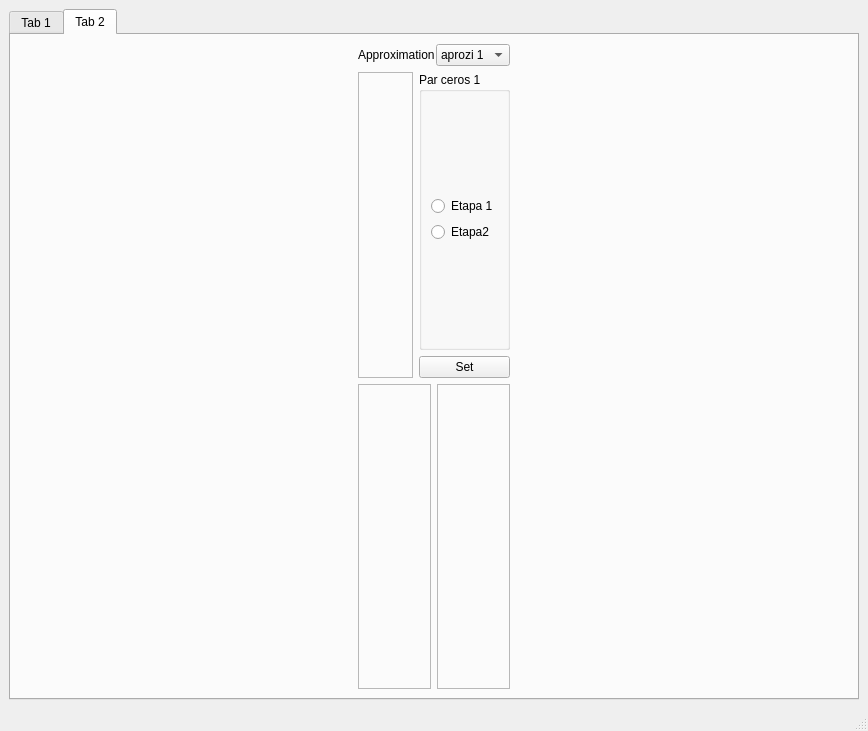
<?xml version="1.0" encoding="UTF-8"?>
<ui version="4.0">
 <class>MainWindow</class>
 <widget class="QMainWindow" name="MainWindow">
  <property name="windowModality">
   <enum>Qt::NonModal</enum>
  </property>
  <property name="geometry">
   <rect>
    <x>0</x>
    <y>0</y>
    <width>868</width>
    <height>723</height>
   </rect>
  </property>
  <property name="sizePolicy">
   <sizepolicy hsizetype="Preferred" vsizetype="Preferred">
    <horstretch>0</horstretch>
    <verstretch>0</verstretch>
   </sizepolicy>
  </property>
  <property name="windowTitle">
   <string>Filter Tool</string>
  </property>
  <widget class="QWidget" name="centralwidget">
   <layout class="QGridLayout" name="gridLayout_3">
    <item row="0" column="0">
     <widget class="QTabWidget" name="tabWidget">
      <property name="currentIndex">
       <number>1</number>
      </property>
      <widget class="QWidget" name="tab">
       <attribute name="title">
        <string>Tab 1</string>
       </attribute>
       <layout class="QGridLayout" name="gridLayout_2">
        <item row="0" column="0">
         <widget class="QDockWidget" name="dockWidget">
          <property name="maximumSize">
           <size>
            <width>300</width>
            <height>524287</height>
           </size>
          </property>
          <property name="features">
           <set>QDockWidget::DockWidgetFloatable|QDockWidget::DockWidgetMovable</set>
          </property>
          <property name="windowTitle">
           <string>Filter Parameters</string>
          </property>
          <widget class="QWidget" name="dockWidgetContents">
           <layout class="QGridLayout" name="gridLayout_5">
            <item row="0" column="0">
             <layout class="QVBoxLayout" name="verticalLayout">
              <item>
               <widget class="QGroupBox" name="groupBox">
                <property name="title">
                 <string>Template</string>
                </property>
                <layout class="QGridLayout" name="gridLayout_7">
                 <item row="1" column="1">
                  <layout class="QGridLayout" name="gridLayout_11">
                   <item row="0" column="0">
                    <layout class="QHBoxLayout" name="horizontalLayout_6">
                     <item>
                      <widget class="QLabel" name="label_5">
                       <property name="text">
                        <string>Stop Band 1</string>
                       </property>
                      </widget>
                     </item>
                     <item>
                      <widget class="QDoubleSpinBox" name="stopBand1DoubleSpinBox">
                       <property name="maximum">
                        <double>99999999999.000000000000000</double>
                       </property>
                       <property name="singleStep">
                        <double>0.010000000000000</double>
                       </property>
                      </widget>
                     </item>
                    </layout>
                   </item>
                   <item row="0" column="1">
                    <layout class="QHBoxLayout" name="stopBand2_horizontalLayout">
                     <item>
                      <widget class="QLabel" name="stopBand2_label">
                       <property name="text">
                        <string>Stop Band 2</string>
                       </property>
                      </widget>
                     </item>
                     <item>
                      <widget class="QDoubleSpinBox" name="stopBand2DoubleSpinBox">
                       <property name="maximum">
                        <double>99999999999.000000000000000</double>
                       </property>
                       <property name="singleStep">
                        <double>0.010000000000000</double>
                       </property>
                      </widget>
                     </item>
                    </layout>
                   </item>
                   <item row="1" column="0">
                    <layout class="QHBoxLayout" name="horizontalLayout_3">
                     <item>
                      <widget class="QLabel" name="label_2">
                       <property name="text">
                        <string>Pass Band 1</string>
                       </property>
                      </widget>
                     </item>
                     <item>
                      <widget class="QDoubleSpinBox" name="passBand1DoubleSpinBox">
                       <property name="maximum">
                        <double>99999999999.000000000000000</double>
                       </property>
                       <property name="singleStep">
                        <double>0.010000000000000</double>
                       </property>
                      </widget>
                     </item>
                    </layout>
                   </item>
                   <item row="1" column="1">
                    <layout class="QHBoxLayout" name="passBand2_horizontalLayout">
                     <item>
                      <widget class="QLabel" name="passBand2_label">
                       <property name="text">
                        <string>Pass Band 2</string>
                       </property>
                      </widget>
                     </item>
                     <item>
                      <widget class="QDoubleSpinBox" name="passBand2DoubleSpinBox">
                       <property name="maximum">
                        <double>99999999999.000000000000000</double>
                       </property>
                       <property name="singleStep">
                        <double>0.010000000000000</double>
                       </property>
                      </widget>
                     </item>
                    </layout>
                   </item>
                   <item row="2" column="0">
                    <layout class="QHBoxLayout" name="horizontalLayout_2">
                     <item>
                      <widget class="QLabel" name="label">
                       <property name="text">
                        <string>Min Attenuated</string>
                       </property>
                      </widget>
                     </item>
                     <item>
                      <widget class="QDoubleSpinBox" name="minAttnDoubleSpinBox"/>
                     </item>
                    </layout>
                   </item>
                   <item row="2" column="1">
                    <layout class="QHBoxLayout" name="horizontalLayout_4">
                     <item>
                      <widget class="QLabel" name="label_3">
                       <property name="text">
                        <string>Max Attenuated</string>
                       </property>
                      </widget>
                     </item>
                     <item>
                      <widget class="QDoubleSpinBox" name="maxAttnDoubleSpinBox"/>
                     </item>
                    </layout>
                   </item>
                  </layout>
                 </item>
                 <item row="2" column="1">
                  <widget class="QPushButton" name="setTemplateButton">
                   <property name="text">
                    <string>Set Template</string>
                   </property>
                  </widget>
                 </item>
                 <item row="0" column="1">
                  <layout class="QHBoxLayout" name="horizontalLayout_14">
                   <item>
                    <widget class="QLabel" name="label_13">
                     <property name="text">
                      <string>Type</string>
                     </property>
                    </widget>
                   </item>
                   <item>
                    <widget class="QComboBox" name="filterTypeComboBox">
                     <item>
                      <property name="text">
                       <string>Low-pass</string>
                      </property>
                     </item>
                     <item>
                      <property name="text">
                       <string>High-pass</string>
                      </property>
                     </item>
                     <item>
                      <property name="text">
                       <string>Band-pass</string>
                      </property>
                     </item>
                     <item>
                      <property name="text">
                       <string>Band-reject</string>
                      </property>
                     </item>
                     <item>
                      <property name="text">
                       <string>All-pass</string>
                      </property>
                     </item>
                    </widget>
                   </item>
                  </layout>
                 </item>
                </layout>
               </widget>
              </item>
              <item>
               <widget class="QGroupBox" name="groupBox_2">
                <property name="title">
                 <string>Approximation Settings</string>
                </property>
                <layout class="QGridLayout" name="gridLayout">
                 <item row="2" column="0">
                  <widget class="QGroupBox" name="groupBox_3">
                   <property name="title">
                    <string>Parameters</string>
                   </property>
                   <layout class="QGridLayout" name="gridLayout_8">
                    <item row="1" column="0">
                     <layout class="QHBoxLayout" name="horizontalLayout_15">
                      <item>
                       <widget class="QRadioButton" name="maxQRadioButton">
                        <property name="text">
                         <string>Max Q Allowed</string>
                        </property>
                       </widget>
                      </item>
                      <item>
                       <widget class="QDoubleSpinBox" name="maxQdoubleSpinBox"/>
                      </item>
                     </layout>
                    </item>
                    <item row="0" column="0">
                     <layout class="QHBoxLayout" name="horizontalLayout_17">
                      <item>
                       <widget class="QRadioButton" name="minMaxRadioButton">
                        <property name="text">
                         <string>Min Order</string>
                        </property>
                       </widget>
                      </item>
                      <item>
                       <widget class="QSpinBox" name="minOrderSpinBox"/>
                      </item>
                      <item>
                       <widget class="QLabel" name="label_14">
                        <property name="text">
                         <string>Max Order</string>
                        </property>
                       </widget>
                      </item>
                      <item>
                       <widget class="QSpinBox" name="maxOrderSpinBox"/>
                      </item>
                     </layout>
                    </item>
                    <item row="2" column="0">
                     <layout class="QHBoxLayout" name="horizontalLayout_18">
                      <item>
                       <widget class="QRadioButton" name="customOrderRadioButton">
                        <property name="text">
                         <string>Custom Order</string>
                        </property>
                       </widget>
                      </item>
                      <item>
                       <widget class="QSpinBox" name="customOrderSpinBox"/>
                      </item>
                     </layout>
                    </item>
                    <item row="3" column="0">
                     <widget class="QPushButton" name="previewApproxButton">
                      <property name="text">
                       <string>Preview Aproximation</string>
                      </property>
                     </widget>
                    </item>
                    <item row="4" column="0">
                     <widget class="QPushButton" name="clearApproxButton">
                      <property name="text">
                       <string>Clear Approximations</string>
                      </property>
                     </widget>
                    </item>
                   </layout>
                  </widget>
                 </item>
                 <item row="1" column="0">
                  <layout class="QHBoxLayout" name="horizontalLayout_16">
                   <item>
                    <widget class="QLabel" name="label_15">
                     <property name="text">
                      <string>Approximation</string>
                     </property>
                    </widget>
                   </item>
                   <item>
                    <widget class="QComboBox" name="approximationComboBox">
                     <item>
                      <property name="text">
                       <string>Butterworth</string>
                      </property>
                     </item>
                     <item>
                      <property name="text">
                       <string>Bessel</string>
                      </property>
                     </item>
                     <item>
                      <property name="text">
                       <string>Chebyshev Type I</string>
                      </property>
                     </item>
                     <item>
                      <property name="text">
                       <string>Chebyshev Type II</string>
                      </property>
                     </item>
                     <item>
                      <property name="text">
                       <string>Legendre</string>
                      </property>
                     </item>
                     <item>
                      <property name="text">
                       <string>Gauss</string>
                      </property>
                     </item>
                     <item>
                      <property name="text">
                       <string>Cauer elliptic</string>
                      </property>
                     </item>
                    </widget>
                   </item>
                  </layout>
                 </item>
                </layout>
               </widget>
              </item>
              <item>
               <widget class="QGroupBox" name="groupBox_4">
                <property name="title">
                 <string>Plots</string>
                </property>
                <layout class="QGridLayout" name="gridLayout_10">
                 <item row="2" column="0">
                  <widget class="QPushButton" name="saveResultsPushButton">
                   <property name="toolTip">
                    <string>Save results to .PDF report</string>
                   </property>
                   <property name="text">
                    <string>Save Results</string>
                   </property>
                  </widget>
                 </item>
                 <item row="0" column="0">
                  <layout class="QGridLayout" name="gridLayout_9">
                   <item row="0" column="0">
                    <widget class="QCheckBox" name="attenuationCurvesCheckBox">
                     <property name="text">
                      <string>Attenuation Curves</string>
                     </property>
                    </widget>
                   </item>
                   <item row="0" column="1">
                    <widget class="QCheckBox" name="stepResponseCheckBox">
                     <property name="text">
                      <string>Step Response</string>
                     </property>
                    </widget>
                   </item>
                   <item row="1" column="0">
                    <widget class="QCheckBox" name="phaseCheckBox">
                     <property name="text">
                      <string>Phase</string>
                     </property>
                    </widget>
                   </item>
                   <item row="1" column="1">
                    <widget class="QCheckBox" name="sPlaneCheckBox">
                     <property name="text">
                      <string>S Plane Diagram</string>
                     </property>
                    </widget>
                   </item>
                   <item row="2" column="0">
                    <widget class="QCheckBox" name="groupDelayCheckBox">
                     <property name="text">
                      <string>Group Delay</string>
                     </property>
                    </widget>
                   </item>
                   <item row="2" column="1">
                    <widget class="QCheckBox" name="freqResponseCheckBox">
                     <property name="text">
                      <string>Frequency Response</string>
                     </property>
                    </widget>
                   </item>
                  </layout>
                 </item>
                 <item row="1" column="0">
                  <widget class="QPushButton" name="computePushButton">
                   <property name="toolTip">
                    <string>Compute approximation</string>
                   </property>
                   <property name="text">
                    <string>Compute</string>
                   </property>
                  </widget>
                 </item>
                </layout>
               </widget>
              </item>
             </layout>
            </item>
           </layout>
          </widget>
         </widget>
        </item>
        <item row="0" column="1">
         <layout class="QVBoxLayout" name="plotsLayout"/>
        </item>
       </layout>
      </widget>
      <widget class="QWidget" name="tab_2">
       <attribute name="title">
        <string>Tab 2</string>
       </attribute>
       <layout class="QGridLayout" name="gridLayout_4">
        <item row="1" column="0">
         <layout class="QVBoxLayout" name="verticalLayout_5">
          <item>
           <layout class="QHBoxLayout" name="horizontalLayout_30">
            <item>
             <widget class="QFrame" name="frameTotal">
              <property name="frameShape">
               <enum>QFrame::StyledPanel</enum>
              </property>
              <property name="frameShadow">
               <enum>QFrame::Raised</enum>
              </property>
             </widget>
            </item>
            <item>
             <layout class="QVBoxLayout" name="paresGroupBoxLayout">
              <item>
               <widget class="QGroupBox" name="GroupBoxPar1">
                <property name="title">
                 <string>Par ceros 1</string>
                </property>
                <layout class="QGridLayout" name="gridLayout_25">
                 <item row="0" column="0">
                  <layout class="QVBoxLayout" name="radioButtonLayoutPar1">
                   <item>
                    <widget class="QRadioButton" name="radioButtonEtapa1">
                     <property name="text">
                      <string>Etapa 1</string>
                     </property>
                    </widget>
                   </item>
                   <item>
                    <widget class="QRadioButton" name="radioButtonEtapa2">
                     <property name="text">
                      <string>Etapa2</string>
                     </property>
                    </widget>
                   </item>
                  </layout>
                 </item>
                </layout>
               </widget>
              </item>
              <item>
               <widget class="QPushButton" name="setStagesPushButton">
                <property name="text">
                 <string>Set</string>
                </property>
               </widget>
              </item>
             </layout>
            </item>
           </layout>
          </item>
          <item>
           <layout class="QHBoxLayout" name="horizontalLayout_29">
            <item>
             <widget class="QFrame" name="frameEtapa1">
              <property name="frameShape">
               <enum>QFrame::StyledPanel</enum>
              </property>
              <property name="frameShadow">
               <enum>QFrame::Raised</enum>
              </property>
             </widget>
            </item>
            <item>
             <widget class="QFrame" name="frameEtapa2">
              <property name="frameShape">
               <enum>QFrame::StyledPanel</enum>
              </property>
              <property name="frameShadow">
               <enum>QFrame::Raised</enum>
              </property>
             </widget>
            </item>
           </layout>
          </item>
         </layout>
        </item>
        <item row="0" column="0">
         <layout class="QHBoxLayout" name="horizontalLayout">
          <property name="spacing">
           <number>1</number>
          </property>
          <property name="sizeConstraint">
           <enum>QLayout::SetDefaultConstraint</enum>
          </property>
          <item>
           <widget class="QLabel" name="label_4">
            <property name="sizePolicy">
             <sizepolicy hsizetype="Maximum" vsizetype="Maximum">
              <horstretch>0</horstretch>
              <verstretch>0</verstretch>
             </sizepolicy>
            </property>
            <property name="text">
             <string>Approximation</string>
            </property>
           </widget>
          </item>
          <item>
           <widget class="QComboBox" name="currentApproxComboBox">
            <property name="sizePolicy">
             <sizepolicy hsizetype="Maximum" vsizetype="Maximum">
              <horstretch>0</horstretch>
              <verstretch>0</verstretch>
             </sizepolicy>
            </property>
            <item>
             <property name="text">
              <string>aprozi 1</string>
             </property>
            </item>
            <item>
             <property name="text">
              <string>aprozi 2</string>
             </property>
            </item>
           </widget>
          </item>
         </layout>
        </item>
       </layout>
      </widget>
     </widget>
    </item>
   </layout>
  </widget>
  <widget class="QMenuBar" name="menubar">
   <property name="geometry">
    <rect>
     <x>0</x>
     <y>0</y>
     <width>868</width>
     <height>21</height>
    </rect>
   </property>
  </widget>
  <widget class="QStatusBar" name="statusbar"/>
  <action name="actionParameters">
   <property name="text">
    <string>Parameters</string>
   </property>
  </action>
 </widget>
 <resources/>
 <connections/>
</ui>
